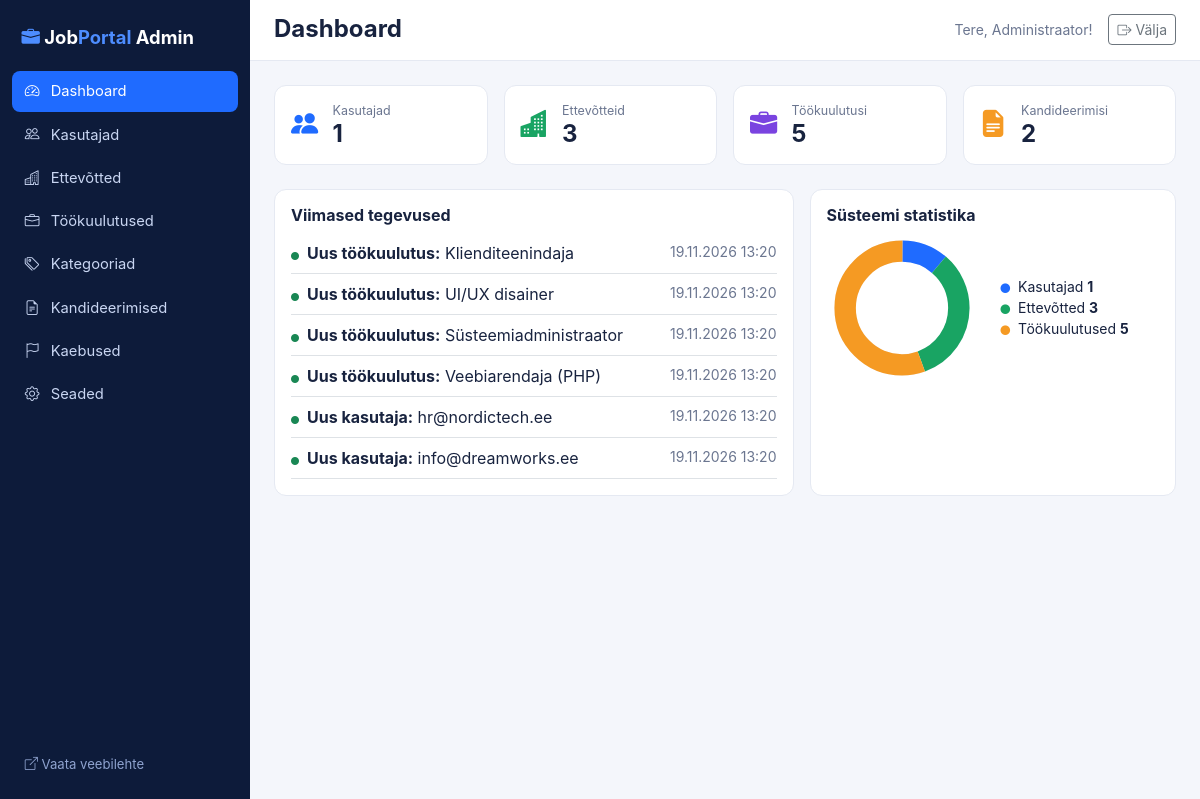
The page /jobportal_admin/index.php?page=dashboard (signed in) on the database its author committed.
### tables this page shows
CREATE TABLE users (
  id INT UNSIGNED AUTO_INCREMENT PRIMARY KEY,
  name VARCHAR(120) NOT NULL,
  email VARCHAR(190) NOT NULL UNIQUE,
  password VARCHAR(255) NOT NULL,
  role ENUM('user','employer','admin') NOT NULL DEFAULT 'user',
  phone VARCHAR(40) NULL,
  city VARCHAR(80) NULL,
  about TEXT NULL,
  status ENUM('active','blocked') NOT NULL DEFAULT 'active',
  created_at TIMESTAMP NOT NULL DEFAULT CURRENT_TIMESTAMP
);

CREATE TABLE jobs (
  id INT UNSIGNED AUTO_INCREMENT PRIMARY KEY,
  company_id INT UNSIGNED NOT NULL,
  category_id INT UNSIGNED NULL,
  location_id INT UNSIGNED NULL,
  title VARCHAR(190) NOT NULL,
  description TEXT NOT NULL,
  requirements TEXT NULL,
  salary_min INT UNSIGNED NULL,
  salary_max INT UNSIGNED NULL,
  employment_type ENUM('Täistööaeg','Osaline tööaeg','Kaugtöö','Praktika') NOT NULL DEFAULT 'Täistööaeg',
  start_date VARCHAR(80) NOT NULL DEFAULT 'Esimesel võimalusel',
  status ENUM('active','closed') NOT NULL DEFAULT 'active',
  created_at TIMESTAMP NOT NULL DEFAULT CURRENT_TIMESTAMP,
  FOREIGN KEY (company_id) REFERENCES companies(id) ON DELETE CASCADE,
  FOREIGN KEY (category_id) REFERENCES categories(id) ON DELETE SET NULL,
  FOREIGN KEY (location_id) REFERENCES job_locations(id) ON DELETE SET NULL,
  INDEX idx_jobs_status (status),
  INDEX idx_jobs_title (title)
);

### inc/functions.php (called while the page is built, shortened)
<?php
function e($v): string
{
    return htmlspecialchars((string)$v, ENT_QUOTES, 'UTF-8');
}
function base_index(): string
{
    return defined('IS_ADMIN_APP') ? 'index.php' : 'index.php';
}
function url(string $page = 'start', array $params = []): string
{
    $q = ['page' => $page] + $params;
    return base_index() . '?' . http_build_query($q);
}
function front_url(string $page = 'start', array $params = []): string
{
    $prefix = defined('IS_ADMIN_APP') ? '../' : '';
    return $prefix . 'index.php?' . http_build_query(['page' => $page] + $params);
}
function asset(string $path): string
{
    $prefix = defined('IS_ADMIN_APP') ? '../' : '';
    return $prefix . 'public/' . ltrim($path, '/');
}
function current_user(): ?array
{
    static $user = false;
    if ($user === false) {
        $user = null;
        if (!empty($_SESSION['user_id'])) {
            $st = db()->prepare('SELECT * FROM users WHERE id = ?');
            $st->execute([$_SESSION['user_id']]);
            $u = $st->fetch();
            if ($u && $u['status'] === 'active') {
                $user = $u;
            } else {
                unset($_SESSION['user_id']);
            }
        }
    }
    return $user;
}
function render(string $view, array $data = [], string $layout = 'layout'): void
{
    $viewDir = defined('IS_ADMIN_APP') ? __DIR__ . '/../jobportal_admin/viewAdmin' : __DIR__ . '/../view';
    extract($data, EXTR_SKIP);
    require $viewDir . '/' . $view . '.php';
    $content = ob_get_clean();
    require $viewDir . '/' . $layout . '.php';
}

### jobportal_admin/controllerAdmin/AdminDashboardController.php (called while the page is built)
<?php
class AdminDashboardController
{
    public function index(): void
    {
        render('dashboard', ['title' => 'Dashboard', 't' => AdminStats::totals(), 'recent' => AdminStats::recent()]);
    }
}

### jobportal_admin/index.php (called while the page is built, shortened)
<?php
require __DIR__ . '/../inc/database.php';
require __DIR__ . '/../inc/functions.php';
$routes = require __DIR__ . '/routeAdmin/routing.php';
$page = (string)($_GET['page'] ?? 'dashboard');
[$class, $method] = $routes[$page];
$opts = $routes[$page][2] ?? [];
if (empty($opts['public'])) {
    $u = current_user();
}
(new $class())->$method();

### inc/database.php (called while the page is built, shortened)
<?php
function db(): PDO
{
    static $pdo = null;
    if ($pdo === null) {
        $dsn = 'mysql:host=' . DB_HOST . ';dbname=' . DB_NAME . ';charset=utf8mb4';
        try {
            $pdo = new PDO($dsn, DB_USER, DB_PASS, [
                PDO::ATTR_ERRMODE            => PDO::ERRMODE_EXCEPTION,
                PDO::ATTR_DEFAULT_FETCH_MODE => PDO::FETCH_ASSOC,
                PDO::ATTR_EMULATE_PREPARES   => false,
            ]);
        } catch (PDOException $e) {
            http_response_code(500);
            $detail = getenv('APP_DEBUG') ? "\n\nPõhjus: " . $e->getMessage() . "\nHost: " . DB_HOST . ', andmebaas: ' . DB_NAME . ', kasutaja: ' . DB_USER : '';
            exit('Andmebaasiga ühendamine ebaõnnestus. Kontrolli inc/database.php seadeid ja impordi database.sql.' . $detail);
        }
    }
    return $pdo;
}

### jobportal_admin/modelAdmin/AdminStats.php (called while the page is built, shortened)
<?php
class AdminStats
{
    public static function recent(): array
    {
        $jobs = db()->query("SELECT 'Uus töökuulutus' AS label, j.title AS what, j.created_at FROM jobs j ORDER BY j.created_at DESC, j.id DESC LIMIT 4")->fetchAll();
        $users = db()->query("SELECT 'Uus kasutaja' AS label, u.email AS what, u.created_at FROM users u ORDER BY u.created_at DESC, u.id DESC LIMIT 4")->fetchAll();
        $all = array_merge($jobs, $users);
        usort($all, fn($a, $b) => strcmp($b['created_at'], $a['created_at']));
        return array_slice($all, 0, 6);
    }
}

### jobportal_admin/viewAdmin/dashboard.php (the view, shortened to what this page needs)
<div class="row g-3 mb-4">
    <div class="col-6 col-xl-3"><div class="stat-card"><i class="bi bi-people-fill c-blue"></i><div><small>Kasutajad</small><strong><?= number_format($t['users'], 0, ',', ' ') ?></strong></div></div></div>
    <div class="col-6 col-xl-3"><div class="stat-card"><i class="bi bi-buildings-fill c-green"></i><div><small>Ettevõtteid</small><strong><?= number_format($t['companies'], 0, ',', ' ') ?></strong></div></div></div>
    <div class="col-6 col-xl-3"><div class="stat-card"><i class="bi bi-briefcase-fill c-violet"></i><div><small>Töökuulutusi</small><strong><?= number_format($t['jobs'], 0, ',', ' ') ?></strong></div></div></div>
    <div class="col-6 col-xl-3"><div class="stat-card"><i class="bi bi-file-earmark-text-fill c-orange"></i><div><small>Kandideerimisi</small><strong><?= number_format($t['applications'], 0, ',', ' ') ?></strong></div></div></div>
</div>
<div class="row g-3">
    <div class="col-lg-7"><div class="panel p-3 h-100">
        <h2 class="h6 fw-bold">Viimased tegevused</h2>
        <?php foreach ($recent as $r): ?>
            <div class="d-flex justify-content-between border-bottom py-2"><span><i class="bi bi-circle-fill text-success me-2" style="font-size:.5rem"></i><strong><?= e($r['label']) ?>:</strong> <?= e($r['what']) ?></span>
                <span class="small text-muted"><?= e(date('d.m.Y H:i', strtotime($r['created_at']))) ?></span></div>
        <?php endforeach; ?>
    </div></div>
    <div class="col-lg-5"><div class="panel p-3 h-100">
        <h2 class="h6 fw-bold">Süsteemi statistika</h2>
        <?php
        $parts = [['Kasutajad', $t['users'], '#1f6bff'], ['Ettevõtted', $t['companies'], '#19a463'], ['Töökuulutused', $t['jobs'], '#f59a23']];
        $sum = max(1, array_sum(array_column($parts, 1)));
        $C = 2 * M_PI * 15.9155; $off = 0;
        ?>
        <div class="d-flex align-items-center gap-4 flex-wrap">
            <svg viewBox="0 0 42 42" width="150" height="150" role="img" aria-label="Süsteemi statistika">
                <circle cx="21" cy="21" r="15.9155" fill="none" stroke="#eef1f8" stroke-width="6"/>
                <?php foreach ($parts as [$lbl, $n, $col]): $len = $n / $sum * 100; ?>
                    <circle cx="21" cy="21" r="15.9155" fill="none" stroke="<?= $col ?>" stroke-width="6"
                            stroke-dasharray="<?= round($len, 2) ?> <?= round(100 - $len, 2) ?>" stroke-dashoffset="<?= round(25 - $off, 2) ?>"><title><?= e($lbl . ': ' . $n) ?></title></circle>
                    <?php $off += $len; endforeach; ?>
            </svg>
            <ul class="list-unstyled mb-0 small">
                <?php foreach ($parts as [$lbl, $n, $col]): ?><li><i class="bi bi-circle-fill me-2" style="color:<?= $col ?>;font-size:.6rem"></i><?= e($lbl) ?> <strong><?= (int)$n ?></strong></li><?php endforeach; ?>
            </ul>
        </div>
    </div></div>
</div>

### jobportal_admin/viewAdmin/layout.php (shortened to what this page needs)
<?php
$cur = $_GET['page'] ?? 'dashboard';
$me = current_user();
$items = [
    ['dashboard', 'speedometer2', 'Dashboard'],
    ['users', 'people', 'Kasutajad'],
    ['companies', 'buildings', 'Ettevõtted'],
    ['jobs', 'briefcase', 'Töökuulutused'],
    ['categories', 'tags', 'Kategooriad'],
    ['applications', 'file-earmark-text', 'Kandideerimised'],
    ['reports', 'flag', 'Kaebused'],
    ['settings', 'gear', 'Seaded'],
];
?>
<!DOCTYPE html>
<html lang="et">
<head>
    <link href="https://cdn.jsdelivr.net/npm/bootstrap@5.3.3/dist/css/bootstrap.min.css" rel="stylesheet">
    <link href="https://cdn.jsdelivr.net/npm/bootstrap-icons@1.11.3/font/bootstrap-icons.min.css" rel="stylesheet">
    <link href="<?= e(asset('css/style.css')) ?>" rel="stylesheet">
    <link href="public/css/admin.css" rel="stylesheet">
</head>
<body>
<div class="admin-wrap">
    <aside class="admin-side">
        <a class="admin-brand" href="<?= e(url('dashboard')) ?>"><i class="bi bi-briefcase-fill"></i> Job<span>Portal</span> Admin</a>
        <nav>
            <?php foreach ($items as [$p, $icon, $label]): ?>
                <a href="<?= e(url($p)) ?>" class="<?= $cur === $p ? 'active' : '' ?>"><i class="bi bi-<?= $icon ?>"></i> <?= e($label) ?></a>
            <?php endforeach; ?>
        </nav>
        <a class="back-link" href="<?= e(front_url('start')) ?>"><i class="bi bi-box-arrow-up-right"></i> Vaata veebilehte</a>
    </aside>
    <div class="admin-main">
        <header class="admin-top">
            <h1 class="h4 fw-bold mb-0"><?= e($title ?? '') ?></h1>
            <div class="d-flex align-items-center gap-3">
                <span class="text-muted small">Tere, <?= e($me['name'] ?? 'admin') ?>!</span>
                <form method="post" action="<?= e(url('logout')) ?>"><?= csrf_field() ?><button class="btn btn-sm btn-outline-secondary"><i class="bi bi-box-arrow-right"></i> Välja</button></form>
            </div>
        </header>
        <div class="admin-content">
            <?= $content ?>
        </div>
    </div>
</div>
</body>
</html>

### public/css/style.css (style rules this page uses)
:root { --jp-navy: #0d1b3a; --jp-navy-2: #14284f; --jp-blue: #1f6bff; --jp-bg: #f4f6fb; --jp-border: #e5e9f2; --jp-text: #18233f; --jp-muted: #6b7690; --bs-primary: #1f6bff; --bs-primary-rgb: 31, 107, 255; --bs-link-color: #1f6bff; }
body { background: var(--jp-bg); color: var(--jp-text); font-family: "Inter", system-ui, -apple-system, "Segoe UI", Roboto, sans-serif; min-height: 100vh; display: flex; flex-direction: column; }
body > * { flex-shrink: 0; }
.text-muted { color: var(--jp-muted) !important; }
.info-box, .filter-box, .panel { background: #fff; border: 1px solid var(--jp-border); border-radius: 12px; }
.stat-card { background: #fff; border: 1px solid var(--jp-border); border-radius: 12px; padding: 1rem; display: flex; align-items: center; gap: .9rem; height: 100%; }
.stat-card > i { font-size: 1.7rem; }
.stat-card small { display: block; color: var(--jp-muted); font-size: .78rem; }
.stat-card strong { font-size: 1.5rem; line-height: 1.1; }
.c-blue { color: #1f6bff; }
.c-green { color: #19a463; }
.c-violet { color: #7a43e0; }
.c-orange { color: #f59a23; }

### jobportal_admin/public/css/admin.css (style rules this page uses)
.admin-wrap { display: flex; min-height: 100vh; }
.admin-side { width: 250px; background: #0d1b3a; color: #c9d6f2; padding: 1rem .75rem; display: flex; flex-direction: column; flex-shrink: 0; position: sticky; top: 0; height: 100vh; }
.admin-brand { color: #fff; font-weight: 700; font-size: 1.15rem; text-decoration: none; padding: .5rem .6rem 1.2rem; }
.admin-brand i, .admin-brand span { color: #4d8dff; }
.admin-side nav { display: flex; flex-direction: column; gap: 2px; flex: 1; }
.admin-side nav a { color: #c9d6f2; text-decoration: none; padding: .6rem .8rem; border-radius: 8px; font-size: .92rem; display: flex; gap: .7rem; align-items: center; }
.admin-side nav a.active { background: #1f6bff; color: #fff; }
.admin-side .back-link { color: #8fa3cf; font-size: .82rem; text-decoration: none; padding: .6rem .8rem; }
.admin-main { flex: 1; min-width: 0; }
.admin-top { background: #fff; border-bottom: 1px solid #e5e9f2; padding: .9rem 1.5rem; display: flex; justify-content: space-between; align-items: center; }
.admin-content { padding: 1.5rem; }

### rows shown on the page
users: name "Administraator"
jobs: label "Uus töökuulutus", title "Klienditeenindaja", created_at "19.11.2026 13:20"
jobs: label "Uus töökuulutus", title "UI/UX disainer", created_at "19.11.2026 13:20"
jobs: label "Uus töökuulutus", title "Süsteemiadministraator", created_at "19.11.2026 13:20"
jobs: label "Uus töökuulutus", title "Veebiarendaja (PHP)", created_at "19.11.2026 13:20"
users: label "Uus kasutaja", email "hr@nordictech.ee", created_at "19.11.2026 13:20"
users: label "Uus kasutaja", email "info@dreamworks.ee", created_at "19.11.2026 13:20"

### other values the page prints
$label "Dashboard"
$label "Kasutajad"
$label "Ettevõtted"
$label "Töökuulutused"
$label "Kategooriad"
$label "Kandideerimised"
$label "Kaebused"
$label "Seaded"
$title "Dashboard"
$t['users'] "1"
$t['companies'] "3"
$t['jobs'] "5"
$t['applications'] "2"
$lbl "Kasutajad"
$n "1"
